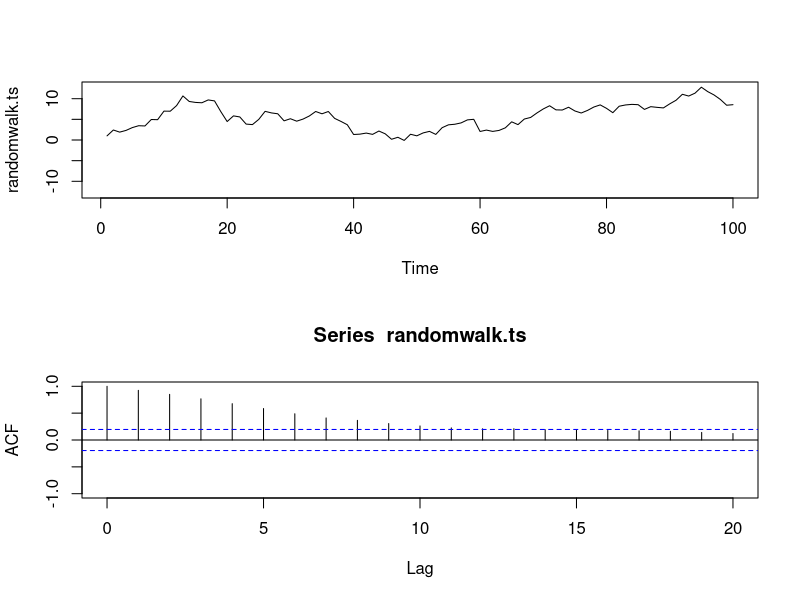

Source code (R):
## ---- chunk 1

set.seed(42);

drift.amount <- 0.05;
x            <- rnorm(99, 0, 1) + drift.amount;

randomwalk.ts     <- ts(cumsum(c(1, x)));
randomwalk.ts.acf <- acf(randomwalk.ts, plot = FALSE);
## ---- chunk 2
layout(1:2);
plot(randomwalk.ts,     ylim = c(-13, 13));
plot(randomwalk.ts.acf, ylim = c( -1,  1));
